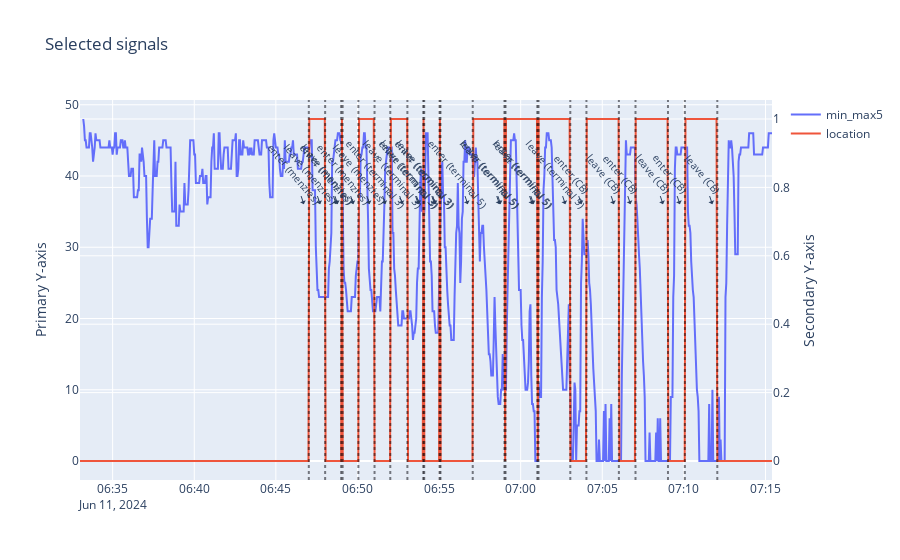

Source (notebook cell):
### Code cell
windows = [5]
df_snr_mins = pipeline_creator.add_mins(windows)
utils.plotly_df2(df_snr_mins, df_snr[target], html_name, index_tags_times)

### Figure 1 — Plotly figure (JSON) as saved in the notebook; plotly's stock layout.template omitted (floating-point values rounded to 4 significant figures; data arrays with more than 128 entries replaced by an {"elided": "..."} marker saying what was removed)
{"data": [{"mode": "lines", "name": "min_max5", "type": "scatter", "x": {"elided": "849 str values"}, "y": {"elided": "849 int values"}}, {"mode": "lines", "name": "location", "type": "scatter", "x": {"elided": "849 str values"}, "y": {"elided": "849 int values"}, "yaxis": "y2"}], "layout": {"annotations": [{"arrowhead": 1, "font": {"size": 10}, "showarrow": true, "text": "enter (menzies)", "textangle": 50, "x": "2024-06-11T06:47:01.200000", "xshift": -5, "y": 15, "yshift": 150}, {"arrowhead": 1, "font": {"size": 10}, "showarrow": true, "text": "leave (menzies)", "textangle": 50, "x": "2024-06-11T06:48:01.200000", "xshift": -5, "y": 15, "yshift": 150}, {"arrowhead": 1, "font": {"size": 10}, "showarrow": true, "text": "enter (menzies)", "textangle": 50, "x": "2024-06-11T06:49:00.100000", "xshift": -5, "y": 15, "yshift": 150}, {"arrowhead": 1, "font": {"size": 10}, "showarrow": true, "text": "leave (menzies)", "textangle": 50, "x": "2024-06-11T06:49:05.500000", "xshift": -5, "y": 15, "yshift": 150}, {"arrowhead": 1, "font": {"size": 10}, "showarrow": true, "text": "enter (menzies)", "textangle": 50, "x": "2024-06-11T06:50:03.400000", "xshift": -5, "y": 15, "yshift": 150}, {"arrowhead": 1, "font": {"size": 10}, "showarrow": true, "text": "leave (menzies)", "textangle": 50, "x": "2024-06-11T06:51:02.800000", "xshift": -5, "y": 15, "yshift": 150}, {"arrowhead": 1, "font": {"size": 10}, "showarrow": true, "text": "enter (terminal 3)", "textangle": 50, "x": "2024-06-11T06:52:00.700000", "xshift": -5, "y": 15, "yshift": 150}, {"arrowhead": 1, "font": {"size": 10}, "showarrow": true, "text": "leave (terminal 3)", "textangle": 50, "x": "2024-06-11T06:53:03.600000", "xshift": -5, "y": 15, "yshift": 150}, {"arrowhead": 1, "font": {"size": 10}, "showarrow": true, "text": "enter (terminal 3)", "textangle": 50, "x": "2024-06-11T06:54:02", "xshift": -5, "y": 15, "yshift": 150}, {"arrowhead": 1, "font": {"size": 10}, "showarrow": true, "text": "leave (terminal 3)", "textangle": 50, "x": "2024-06-11T06:54:05.400000", "xshift": -5, "y": 15, "yshift": 150}, {"arrowhead": 1, "font": {"size": 10}, "showarrow": true, "text": "enter (terminal 3)", "textangle": 50, "x": "2024-06-11T06:55:01.800000", "xshift": -5, "y": 15, "yshift": 150}, {"arrowhead": 1, "font": {"size": 10}, "showarrow": true, "text": "leave (terminal 3)", "textangle": 50, "x": "2024-06-11T06:55:05.200000", "xshift": -5, "y": 15, "yshift": 150}, {"arrowhead": 1, "font": {"size": 10}, "showarrow": true, "text": "enter (terminal 5)", "textangle": 50, "x": "2024-06-11T06:57:03.800000", "xshift": -5, "y": 15, "yshift": 150}, {"arrowhead": 1, "font": {"size": 10}, "showarrow": true, "text": "leave (terminal 5)", "textangle": 50, "x": "2024-06-11T06:59:00.400000", "xshift": -5, "y": 15, "yshift": 150}, {"arrowhead": 1, "font": {"size": 10}, "showarrow": true, "text": "enter (terminal 5)", "textangle": 50, "x": "2024-06-11T06:59:04.400000", "xshift": -5, "y": 15, "yshift": 150}, {"arrowhead": 1, "font": {"size": 10}, "showarrow": true, "text": "leave (terminal 5)", "textangle": 50, "x": "2024-06-11T07:01:01.200000", "xshift": -5, "y": 15, "yshift": 150}, {"arrowhead": 1, "font": {"size": 10}, "showarrow": true, "text": "enter (terminal 5)", "textangle": 50, "x": "2024-06-11T07:01:05.700000", "xshift": -5, "y": 15, "yshift": 150}, {"arrowhead": 1, "font": {"size": 10}, "showarrow": true, "text": "leave (terminal 5)", "textangle": 50, "x": "2024-06-11T07:03:02.500000", "xshift": -5, "y": 15, "yshift": 150}, {"arrowhead": 1, "font": {"size": 10}, "showarrow": true, "text": "enter (CB)", "textangle": 50, "x": "2024-06-11T07:04:01.800000", "xshift": -5, "y": 15, "yshift": 150}, {"arrowhead": 1, "font": {"size": 10}, "showarrow": true, "text": "leave (CB)", "textangle": 50, "x": "2024-06-11T07:06:01.100000", "xshift": -5, "y": 15, "yshift": 150}, {"arrowhead": 1, "font": {"size": 10}, "showarrow": true, "text": "enter (CB)", "textangle": 50, "x": "2024-06-11T07:07:02.200000", "xshift": -5, "y": 15, "yshift": 150}, {"arrowhead": 1, "font": {"size": 10}, "showarrow": true, "text": "leave (CB)", "textangle": 50, "x": "2024-06-11T07:09:01.600000", "xshift": -5, "y": 15, "yshift": 150}, {"arrowhead": 1, "font": {"size": 10}, "showarrow": true, "text": "enter (CB)", "textangle": 50, "x": "2024-06-11T07:10:03.700000", "xshift": -5, "y": 15, "yshift": 150}, {"arrowhead": 1, "font": {"size": 10}, "showarrow": true, "text": "leave (CB)", "textangle": 50, "x": "2024-06-11T07:12:02.900000", "xshift": -5, "y": 15, "yshift": 150}], "shapes": [{"line": {"color": "rgba(0, 0, 9, 0.5)", "dash": "dot"}, "type": "line", "x0": "2024-06-11T06:47:01.200000", "x1": "2024-06-11T06:47:01.200000", "xref": "x", "y0": 0, "y1": 1, "yref": "y domain"}, {"line": {"color": "rgba(0, 0, 9, 0.5)", "dash": "dot"}, "type": "line", "x0": "2024-06-11T06:48:01.200000", "x1": "2024-06-11T06:48:01.200000", "xref": "x", "y0": 0, "y1": 1, "yref": "y domain"}, {"line": {"color": "rgba(0, 0, 9, 0.5)", "dash": "dot"}, "type": "line", "x0": "2024-06-11T06:49:00.100000", "x1": "2024-06-11T06:49:00.100000", "xref": "x", "y0": 0, "y1": 1, "yref": "y domain"}, {"line": {"color": "rgba(0, 0, 9, 0.5)", "dash": "dot"}, "type": "line", "x0": "2024-06-11T06:49:05.500000", "x1": "2024-06-11T06:49:05.500000", "xref": "x", "y0": 0, "y1": 1, "yref": "y domain"}, {"line": {"color": "rgba(0, 0, 9, 0.5)", "dash": "dot"}, "type": "line", "x0": "2024-06-11T06:50:03.400000", "x1": "2024-06-11T06:50:03.400000", "xref": "x", "y0": 0, "y1": 1, "yref": "y domain"}, {"line": {"color": "rgba(0, 0, 9, 0.5)", "dash": "dot"}, "type": "line", "x0": "2024-06-11T06:51:02.800000", "x1": "2024-06-11T06:51:02.800000", "xref": "x", "y0": 0, "y1": 1, "yref": "y domain"}, {"line": {"color": "rgba(0, 0, 9, 0.5)", "dash": "dot"}, "type": "line", "x0": "2024-06-11T06:52:00.700000", "x1": "2024-06-11T06:52:00.700000", "xref": "x", "y0": 0, "y1": 1, "yref": "y domain"}, {"line": {"color": "rgba(0, 0, 9, 0.5)", "dash": "dot"}, "type": "line", "x0": "2024-06-11T06:53:03.600000", "x1": "2024-06-11T06:53:03.600000", "xref": "x", "y0": 0, "y1": 1, "yref": "y domain"}, {"line": {"color": "rgba(0, 0, 9, 0.5)", "dash": "dot"}, "type": "line", "x0": "2024-06-11T06:54:02", "x1": "2024-06-11T06:54:02", "xref": "x", "y0": 0, "y1": 1, "yref": "y domain"}, {"line": {"color": "rgba(0, 0, 9, 0.5)", "dash": "dot"}, "type": "line", "x0": "2024-06-11T06:54:05.400000", "x1": "2024-06-11T06:54:05.400000", "xref": "x", "y0": 0, "y1": 1, "yref": "y domain"}, {"line": {"color": "rgba(0, 0, 9, 0.5)", "dash": "dot"}, "type": "line", "x0": "2024-06-11T06:55:01.800000", "x1": "2024-06-11T06:55:01.800000", "xref": "x", "y0": 0, "y1": 1, "yref": "y domain"}, {"line": {"color": "rgba(0, 0, 9, 0.5)", "dash": "dot"}, "type": "line", "x0": "2024-06-11T06:55:05.200000", "x1": "2024-06-11T06:55:05.200000", "xref": "x", "y0": 0, "y1": 1, "yref": "y domain"}, {"line": {"color": "rgba(0, 0, 9, 0.5)", "dash": "dot"}, "type": "line", "x0": "2024-06-11T06:57:03.800000", "x1": "2024-06-11T06:57:03.800000", "xref": "x", "y0": 0, "y1": 1, "yref": "y domain"}, {"line": {"color": "rgba(0, 0, 9, 0.5)", "dash": "dot"}, "type": "line", "x0": "2024-06-11T06:59:00.400000", "x1": "2024-06-11T06:59:00.400000", "xref": "x", "y0": 0, "y1": 1, "yref": "y domain"}, {"line": {"color": "rgba(0, 0, 9, 0.5)", "dash": "dot"}, "type": "line", "x0": "2024-06-11T06:59:04.400000", "x1": "2024-06-11T06:59:04.400000", "xref": "x", "y0": 0, "y1": 1, "yref": "y domain"}, {"line": {"color": "rgba(0, 0, 9, 0.5)", "dash": "dot"}, "type": "line", "x0": "2024-06-11T07:01:01.200000", "x1": "2024-06-11T07:01:01.200000", "xref": "x", "y0": 0, "y1": 1, "yref": "y domain"}, {"line": {"color": "rgba(0, 0, 9, 0.5)", "dash": "dot"}, "type": "line", "x0": "2024-06-11T07:01:05.700000", "x1": "2024-06-11T07:01:05.700000", "xref": "x", "y0": 0, "y1": 1, "yref": "y domain"}, {"line": {"color": "rgba(0, 0, 9, 0.5)", "dash": "dot"}, "type": "line", "x0": "2024-06-11T07:03:02.500000", "x1": "2024-06-11T07:03:02.500000", "xref": "x", "y0": 0, "y1": 1, "yref": "y domain"}, {"line": {"color": "rgba(0, 0, 9, 0.5)", "dash": "dot"}, "type": "line", "x0": "2024-06-11T07:04:01.800000", "x1": "2024-06-11T07:04:01.800000", "xref": "x", "y0": 0, "y1": 1, "yref": "y domain"}, {"line": {"color": "rgba(0, 0, 9, 0.5)", "dash": "dot"}, "type": "line", "x0": "2024-06-11T07:06:01.100000", "x1": "2024-06-11T07:06:01.100000", "xref": "x", "y0": 0, "y1": 1, "yref": "y domain"}, {"line": {"color": "rgba(0, 0, 9, 0.5)", "dash": "dot"}, "type": "line", "x0": "2024-06-11T07:07:02.200000", "x1": "2024-06-11T07:07:02.200000", "xref": "x", "y0": 0, "y1": 1, "yref": "y domain"}, {"line": {"color": "rgba(0, 0, 9, 0.5)", "dash": "dot"}, "type": "line", "x0": "2024-06-11T07:09:01.600000", "x1": "2024-06-11T07:09:01.600000", "xref": "x", "y0": 0, "y1": 1, "yref": "y domain"}, {"line": {"color": "rgba(0, 0, 9, 0.5)", "dash": "dot"}, "type": "line", "x0": "2024-06-11T07:10:03.700000", "x1": "2024-06-11T07:10:03.700000", "xref": "x", "y0": 0, "y1": 1, "yref": "y domain"}, {"line": {"color": "rgba(0, 0, 9, 0.5)", "dash": "dot"}, "type": "line", "x0": "2024-06-11T07:12:02.900000", "x1": "2024-06-11T07:12:02.900000", "xref": "x", "y0": 0, "y1": 1, "yref": "y domain"}], "title": {"text": "Selected signals"}, "yaxis": {"title": {"text": "Primary Y-axis"}}, "yaxis2": {"overlaying": "y", "side": "right", "title": {"text": "Secondary Y-axis"}}}}
